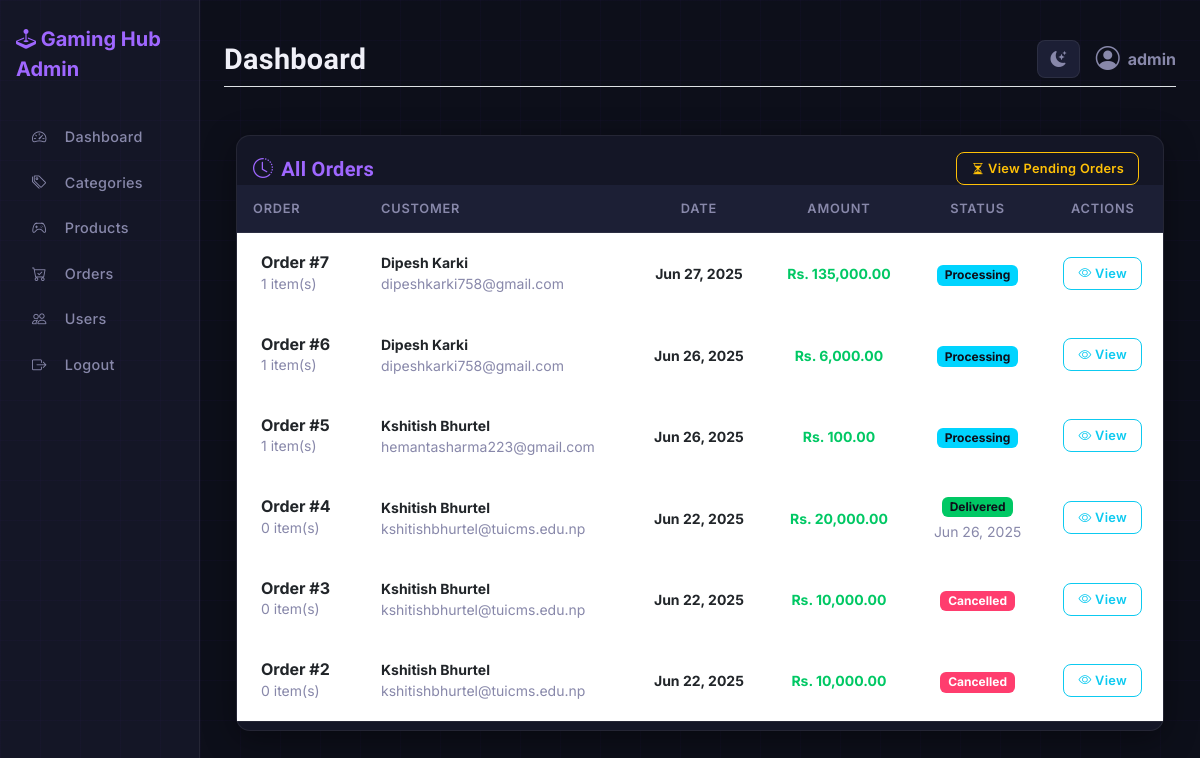
Before: /admin/orders/all.php (signed in) with the older database file.
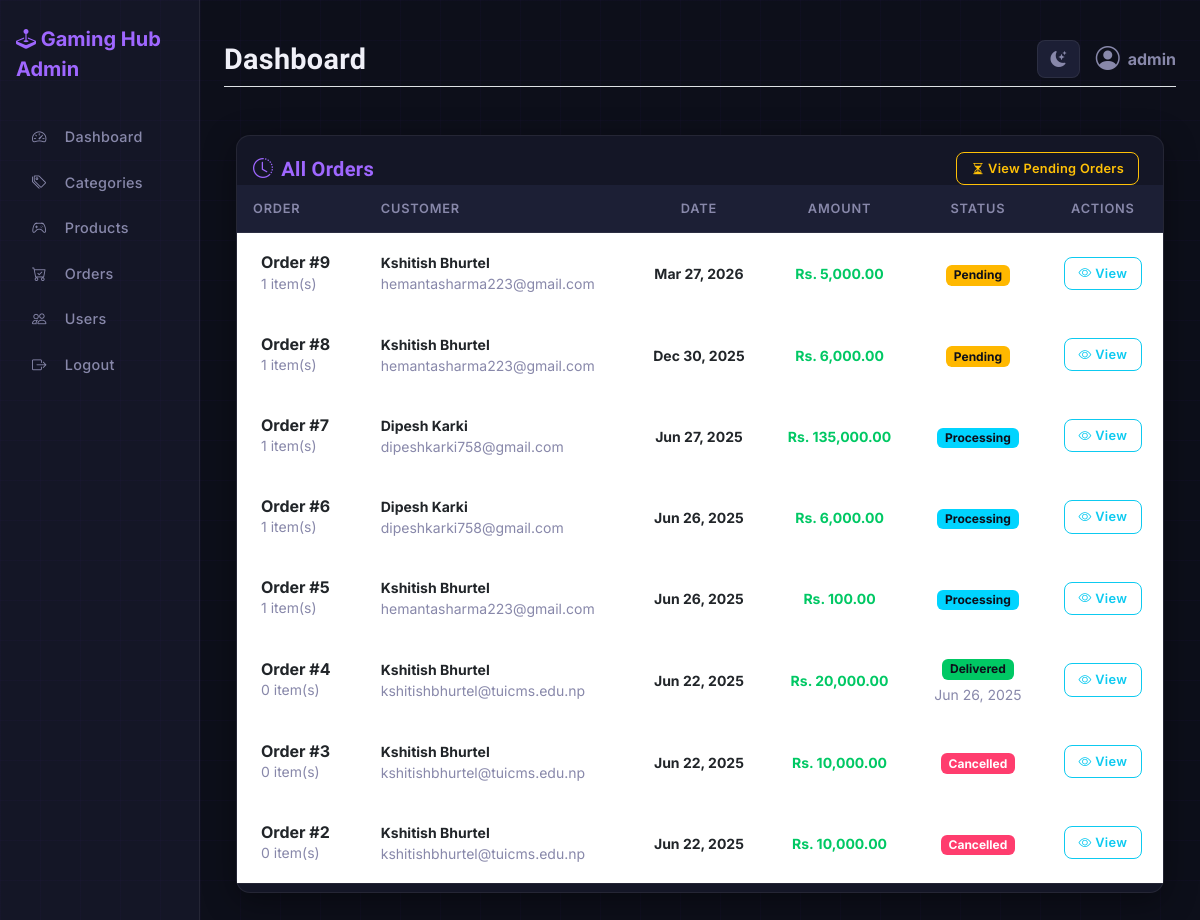
After: the same page with the newer database file.
### tables this page shows
CREATE TABLE `orders` (
  `order_id` int(11) NOT NULL AUTO_INCREMENT,
  `user_id` int(11) NOT NULL,
  `order_date` timestamp NOT NULL DEFAULT current_timestamp(),
  `shipping_address` text NOT NULL,
  `contact_number` varchar(20) NOT NULL,
  `payment_method` varchar(50) DEFAULT 'Cash on Delivery',
  `total_amount` decimal(10,2) NOT NULL,
  `status` enum('pending','processing','shipped','delivered','cancelled') DEFAULT 'pending',
  `admin_response` text DEFAULT NULL,
  `response_date` timestamp NULL DEFAULT NULL,
  PRIMARY KEY (`order_id`),
  KEY `user_id` (`user_id`),
  CONSTRAINT `orders_ibfk_1` FOREIGN KEY (`user_id`) REFERENCES `users` (`user_id`) ON DELETE CASCADE
);

CREATE TABLE `users` (
  `user_id` int(11) NOT NULL AUTO_INCREMENT,
  `email` varchar(100) NOT NULL,
  `password` varchar(255) NOT NULL,
  `full_name` varchar(100) DEFAULT NULL,
  `phone` varchar(20) DEFAULT NULL,
  `address` text DEFAULT NULL,
  `is_active` tinyint(1) DEFAULT 1,
  `created_at` timestamp NOT NULL DEFAULT current_timestamp(),
  `updated_at` timestamp NOT NULL DEFAULT current_timestamp() ON UPDATE current_timestamp(),
  PRIMARY KEY (`user_id`),
  UNIQUE KEY `email` (`email`)
);

### config/database.php (called while the page is built)
<?php
$host = 'localhost';
$dbname = 'gaming_hub';
$username = 'root';
$password = '';
try {
    $pdo = new PDO("mysql:host=$host;dbname=$dbname;charset=utf8", $username, $password);
    $pdo->setAttribute(PDO::ATTR_ERRMODE, PDO::ERRMODE_EXCEPTION);
} catch (PDOException $e) {
    die("Database connection failed: " . $e->getMessage());
}
function executeQuery($sql, $params = []) {
    global $pdo;
    $stmt = $pdo->prepare($sql);
    $stmt->execute($params);
    return $stmt;
}
?>

### admin/orders/all.php (the view, shortened to what the changed rows need)
<?php
require_once __DIR__ . '../../../config/database.php';
$orders = executeQuery("SELECT o.*, u.email, u.full_name
                       FROM orders o
                       JOIN users u ON o.user_id = u.user_id
                       ORDER BY o.order_date DESC")
    ->fetchAll(PDO::FETCH_ASSOC);
require_once __DIR__ . '/../includes/admin_header.php';
?>
<div class="container-fluid py-4">
    <div class="row">
        <div class="col-12">
            <div class="card mb-4">
                <div class="card-body px-0 pt-0 pb-2">
                    <div class="table-responsive p-0">
                        <table class="table align-items-center mb-0" id="orders-table">
                            <thead>
                                <tr>
                                    <th>Order</th>
                                    <th>Customer</th>
                                    <th class="text-center">Date</th>
                                    <th class="text-center">Amount</th>
                                    <th class="text-center">Status</th>
                                    <th class="text-center">Actions</th>
                                </tr>
                            </thead>
                            <tbody>
                                <?php foreach ($orders as $order): ?>
                                    <tr>
                                        <td>
                                            <div class="d-flex px-2 py-1">
                                                <div class="d-flex flex-column justify-content-center">
                                                    <h6 class="mb-0 fw-bold">Order #<?= $order['order_id'] ?></h6>
                                                    <p class="text-muted small mb-0">
                                                        <?php
                                                        $itemCount = executeQuery(
                                                            "SELECT COUNT(*) FROM order_items WHERE order_id = ?",
                                                            [$order['order_id']]
                                                        )->fetchColumn();
                                                        echo $itemCount . ' item(s)';
                                                        ?>
                                                    </p>
                                                </div>
                                            </div>
                                        </td>
                                        <td>
                                            <p class="fw-bold mb-0 small"><?= $order['full_name'] ?></p>
                                            <p class="text-muted small mb-0"><?= $order['email'] ?></p>
                                        </td>
                                        <td class="align-middle text-center">
                                            <span class="small fw-bold">
                                                <?= date('M d, Y', strtotime($order['order_date'])) ?>
                                            </span>
                                        </td>
                                        <td class="align-middle text-center">
                                            <span class="small fw-bold text-success">
                                                Rs. <?= number_format($order['total_amount'], 2) ?>
                                            </span>
                                        </td>
                                        <td class="align-middle text-center">
                                            <span class="badge
                                            <?= $order['status'] == 'pending' ? 'bg-warning' :
                                                ($order['status'] == 'processing' ? 'bg-info text-dark' :
                                                    ($order['status'] == 'shipped' ? 'bg-primary' :
                                                        ($order['status'] == 'delivered' ? 'bg-success' : 'bg-danger'))) ?>">
                                                <?= ucfirst($order['status']) ?>
                                            </span>
                                            <?php if ($order['status'] == 'delivered'): ?>
                                                <p class="text-muted small mb-0 mt-1">
                                                    <?= date('M d, Y', strtotime($order['response_date'])) ?>
                                                </p>
                                            <?php endif; ?>
                                        </td>
                                        <td class="align-middle text-center">
                                            <a href="view.php?id=<?= $order['order_id'] ?>"
                                                class="btn btn-sm btn-outline-info mb-0">
                                                <i class="bi bi-eye"></i> View
                                            </a>
                                        </td>
                                    </tr>
                                <?php endforeach; ?>
                            </tbody>
                        </table>
                    </div>
                </div>
            </div>
        </div>
    </div>
</div>
<?php require_once __DIR__ . '/../includes/admin_footer.php'; ?>

Changed rows visible on the page:
added orders: order_id "9", itemCount "1", user.full_name "Kshitish Bhurtel", user.email "hemantasharma223@gmail.com", order_date "Mar 27, 2026", total_amount "5,000.00", status "Pending"
added orders: order_id "8", itemCount "1", user.full_name "Kshitish Bhurtel", user.email "hemantasharma223@gmail.com", order_date "Dec 30, 2025", total_amount "6,000.00", status "Pending"
